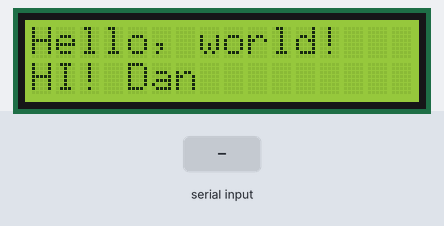
Simulated run of this sketch. Board: Arduino Uno, built with avr-gcc and run on an emulated ATmega328P. Parts: 16×2 character LCD. The test bench sets the inputs (shaded band).

Above: at 2.6 s.
At 11.8 s:
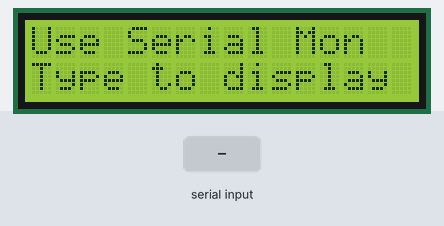
11.9 s: "1" received over Serial
At 12.3 s:
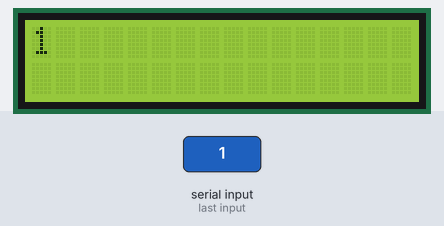
13.5 s: "0" received over Serial
At 14.7 s:
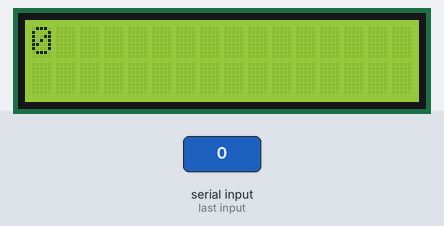
15.1 s: "2" received over Serial
At 15.9 s:
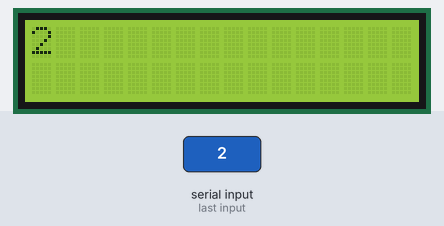
Timing chart, 0 to 18.1 s (numbered marks = the images above; inputs shaded):
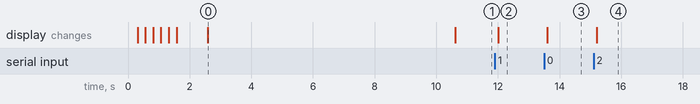

Measured:
- after the input at 11.9 s, the display: changes after 0.10 s (image 2)
- after the input at 13.5 s, the display: changes after 0.10 s (image 3)
- after the input at 15.1 s, the display: changes after 0.10 s (image 4)
- what the display in image 0 shows lasts 8.0 s, from 2.6 s to 10.6 s

The sketch:

display-test.ino
```cpp
/* YourDuino.com Example Software Sketch
 16 character 2 line I2C Display
 Backpack Interface labelled "A0 A1 A2" at lower right.
 ..and
 Backpack Interface labelled "YwRobot Arduino LCM1602 IIC V1"
 MOST use address 0x27, a FEW use 0x3F
 terry@yourduino.com */

/*-----( Import needed libraries )-----*/
#include <Wire.h>  // Comes with Arduino IDE
// Get the LCD I2C Library here:
// https://bitbucket.org/fmalpartida/new-liquidcrystal/downloads
// Move any other LCD libraries to another folder or delete them
// See Library "Docs" folder for possible commands etc.
#include <LiquidCrystal_I2C.h>

LiquidCrystal_I2C lcd(0x27, 2, 1, 0, 4, 5, 6, 7, 3, POSITIVE);  // Set the LCD I2C address

/*-----( Declare Variables )-----*/
//NONE

void setup()   /*----( SETUP: RUNS ONCE )----*/
{
  Serial.begin(9600);  // Used to type in characters

  lcd.begin(16,2);   // initialize the lcd for 16 chars 2 lines, turn on backlight

// ------- Quick 3 blinks of backlight  -------------
  for(int i = 0; i< 3; i++)
  {
    lcd.backlight();
    delay(250);
    lcd.noBacklight();
    delay(250);
  }
  lcd.backlight(); // finish with backlight on

//-------- Write characters on the display ------------------
// NOTE: Cursor Position: (CHAR, LINE) start at 0
  lcd.setCursor(0,0); //Start at character 4 on line 0
  lcd.print("Hello, world!");
  delay(1000);
  lcd.setCursor(0,1);
  lcd.print("HI! Dan");
  delay(8000);

// Wait and then tell user they can start the Serial Monitor and type in characters to
// Display. (Set Serial Monitor option to "No Line Ending")
  lcd.clear();
  lcd.setCursor(0,0); //Start at character 0 on line 0
  lcd.print("Use Serial Mon");
  lcd.setCursor(0,1);
  lcd.print("Type to display");


}/*--(end setup )---*/


void loop()   /*----( LOOP: RUNS CONSTANTLY )----*/
{
  {
    // when characters arrive over the serial port...
    if (Serial.available()) {
      // wait a bit for the entire message to arrive
      delay(100);
      // clear the screen
      lcd.clear();
      // read all the available characters
      while (Serial.available() > 0) {
        // display each character to the LCD
        lcd.write(Serial.read());
      }
    }
  }

}/* --(end main loop )-- */


/* ( THE END ) */
```
